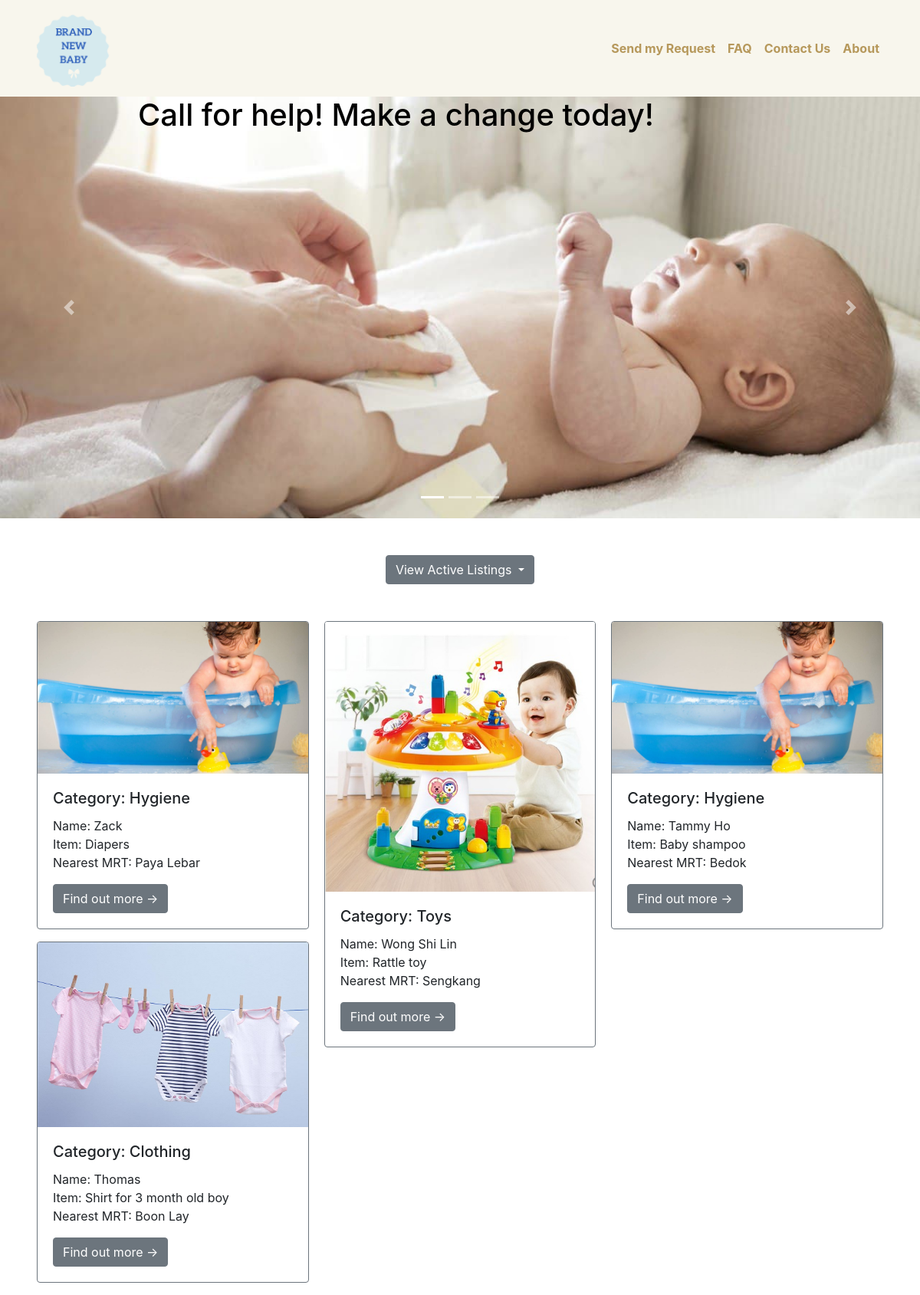
The page /misc/bhome.php on the database its author committed.
### tables this page shows
CREATE TABLE if not exists beneficiarylisting (
  username varchar(20) NOT NULL,
  mrt varchar(256) NOT NULL,
  category varchar(256) NOT NULL,
  item varchar(256) NOT NULL,
  quantity varchar(256) NOT NULL,
  itemcondition varchar(500)
);

### database/ListingDAO.php (called while the page is built, shortened)
<?php
  class ListingDAO {
    public function getListing() {
      $connMgr = new ConnectionManager();
      $pdo = $connMgr->connect();
      $sql = 'SELECT username, mrt, category, item FROM beneficiarylisting';
      $stmt = $pdo->prepare($sql);
      $stmt->execute();
      $result = [];
      $stmt->setFetchMode(PDO::FETCH_ASSOC);
      while($row = $stmt->fetch()) {
        $result[] = new Listing($row['username'], $row['mrt'], $row['category'], $row['item']);
      }
      return $result;
    }
  }
?>

### database/Listing.php (called while the page is built)
<?php
    class Listing{
        private $username;
        private $category;
        private $item;
        private $mrt;
        public function __construct($username, $mrt, $category, $item){
            $this->username = $username;
            $this->mrt = $mrt;
            $this->category = $category;
            $this->item = $item;
        }
        public function getName(){
            return $this->username;
        }
        public function getCategory(){
            return $this->category;
        }
        public function getItem() {
            return $this->item;
        }
        public function getMrt(){
            return $this->mrt;
        }
    }
?>

### misc/bhome.php (the view, shortened to what this page needs)
<!doctype html>
<html lang="en">
  <head>
    <link rel="stylesheet" href="https://stackpath.bootstrapcdn.com/bootstrap/4.5.2/css/bootstrap.min.css">
  </head>
  <body>
    <nav class="navbar navbar-expand-md">
        <div class="container">
            <a class="navbar-brand">
                <img src="../images/confirmedlogo.png" width="100" height="100" alt="" loading="lazy">
            </a>
            <div class="collapse navbar-collapse justify-content-end" id="menu">
                <div class="navbar-nav">
                    <a class="nav-item nav-link" href="../beneficiaryPages/beneficiaryform.html">Send my Request</a></a>
                    <a class="nav-item nav-link" href="../misc/FAQ.html" >FAQ</a>
                    <a class="nav-item nav-link" href="../misc/Contact_Us.html" >Contact Us</a>
                    <a class="nav-item nav-link" href="../misc/About.html" >About</a>
                </div>
            </div>
        </div>
    </nav>
    <div id="carouselitems" class="carousel slide mb-4" data-ride="carousel" >
        <ol class="carousel-indicators">
          <li data-target="#carouselitems" data-slide-to="0" class="active"></li>
          <li data-target="#carouselitems" data-slide-to="1"></li>
          <li data-target="#carouselitems" data-slide-to="2"></li>
        </ol>
        <div class="carousel-inner" style="height: 550px;">
          <div class="carousel-item active">
            <img src="../images/diaper.jpg" class="d-block w-100 h-30" alt="...">
            <div class="carousel-caption d-none d-md-block" style="position: absolute; z-index: 1; display: table; width: 100%; height: 100%; color: black;">
              <h1 style="display: table-cell; vertical-align: middle; text-align: center;">Call for help! Make a change today!</h1>
            </div>
          </div>
        </div>
        <a class="carousel-control-prev" href="#carouselitems" role="button" data-slide="prev">
          <span class="carousel-control-prev-icon" aria-hidden="true"></span>
        </a>
        <a class="carousel-control-next" href="#carouselitems" role="button" data-slide="next">
          <span class="carousel-control-next-icon" aria-hidden="true"></span>
        </a>
      </div>
      <div class="container text-center my-5" >
        <div class="dropdown">
            <button class="btn btn-secondary dropdown-toggle"  data-flip="false" type="button" id="dropdownMenuButton" data-toggle="dropdown" aria-haspopup="true" aria-expanded="false">
            View Active Listings
            </button>
        </div>
    </div>
    <div class="card-columns mx-5">
      <?php
          $listingDAO = new ListingDAO();
          $listings = $listingDAO->getListing();
          foreach ($listings as $listing){
            echo "<div class='card border-secondary mb-3'>";
              if ($listing->getCategory() == 'Clothing') {
                echo "<img class='card-img-top' src='../images/cardclothes.jpg' alt='Card image cap'>";
              }
              elseif ($listing->getCategory() == 'Toys') {
                echo "<img class='card-img-top' src='../images/cardtoys.jpg' alt='Card image cap'>";
              }
              elseif ($listing->getCategory() == 'Hygiene') {
                echo "<img class='card-img-top' src='../images/cardhygiene.jpg' alt='Card image cap'>";
              }
            echo"
              <div class='card-body'>
                <h5 class='card-title'>Category: {$listing->getCategory()}</h5>
                <p class='card-text'>Name: {$listing->getName()}<br>Item: {$listing->getItem()}<br> Nearest MRT: {$listing->getMrt()}</p>
                <a href='#' class='btn btn-secondary'>Find out more &#8594;</a>
              </div>
            </div>";
          }
      ?>
    </div>
  </body>
</html>

### misc/bhome.php (style rules this page uses)
.navbar { background-color: #F8F6ED; }
.nav-item { color: #B6985B; font-weight: bold; }

### rows shown on the page
beneficiarylisting: category "Hygiene", username "Zack", item "Diapers", mrt "Paya Lebar"
beneficiarylisting: category "Clothing", username "Thomas", item "Shirt for 3 month old boy", mrt "Boon Lay"
beneficiarylisting: category "Toys", username "Wong Shi Lin", item "Rattle toy", mrt "Sengkang"
beneficiarylisting: category "Hygiene", username "Tammy Ho", item "Baby shampoo", mrt "Bedok"
